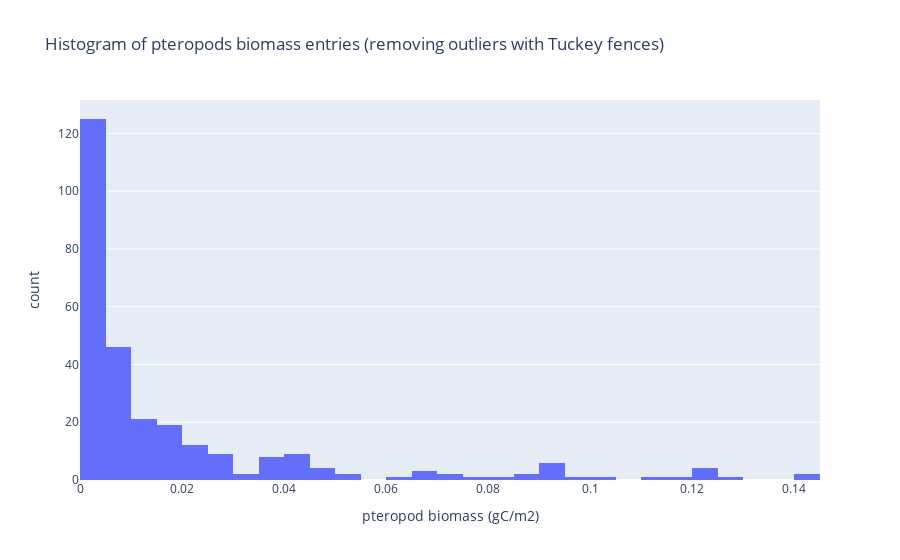

The cell this chart's notebook holds for it:
### Code cell
flat_data = ds_pter_cleaned.values.flatten()
valid_data = flat_data[~np.isnan(flat_data)]

df = pd.DataFrame({"pteropod biomass (gC/m2)": valid_data})

fig = px.histogram(
    df*0.4,
    x="pteropod biomass (gC/m2)",
    nbins=50,
    labels={"count": "frequency"},
    title="Histogram of pteropods biomass entries (removing outliers with Tuckey fences) "
)
fig.show()

### Figure 1 — Plotly figure (JSON) as saved in the notebook; plotly's stock layout.template omitted (floating-point values rounded to 4 significant figures; data arrays with more than 128 entries replaced by an {"elided": "..."} marker saying what was removed)
{"data": [{"bingroup": "x", "hovertemplate": "pteropod biomass (gC/m2)=%{x}<br>count=%{y}<extra></extra>", "legendgroup": "", "marker": {"color": "#636efa", "pattern": {"shape": ""}}, "name": "", "nbinsx": 50, "orientation": "v", "showlegend": false, "type": "histogram", "x": {"elided": "284 float values"}, "xaxis": "x", "yaxis": "y"}], "layout": {"barmode": "relative", "legend": {"tracegroupgap": 0}, "title": {"text": "Histogram of pteropods biomass entries (removing outliers with Tuckey fences) "}, "xaxis": {"anchor": "y", "domain": [0, 1], "title": {"text": "pteropod biomass (gC/m2)"}}, "yaxis": {"anchor": "x", "domain": [0, 1], "title": {"text": "count"}}}}
